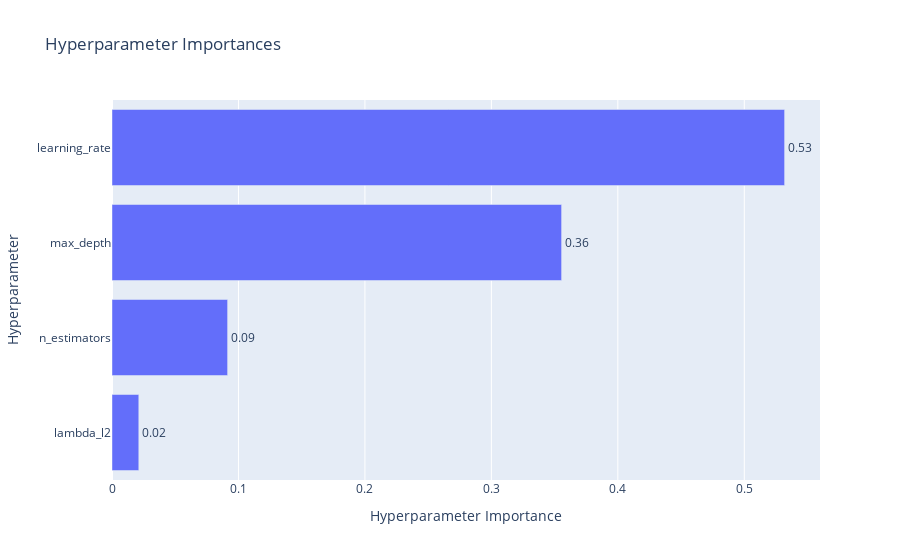

Notebook cell for this chart:
### Code cell
optuna.visualization.plot_param_importances(study)

### Figure 1 — Plotly figure (JSON) as saved in the notebook; plotly's stock layout.template omitted (floating-point values rounded to 4 significant figures)
{"data": [{"cliponaxis": false, "hovertemplate": ["lambda_l2 (FloatDistribution): 0.021185249240083352<extra></extra>", "n_estimators (IntDistribution): 0.09141609393357238<extra></extra>", "max_depth (IntDistribution): 0.35552606998757647<extra></extra>", "learning_rate (FloatDistribution): 0.5318725868387678<extra></extra>"], "name": "Objective Value", "orientation": "h", "text": ["0.02", "0.09", "0.36", "0.53"], "textposition": "outside", "type": "bar", "x": [0.02119, 0.09142, 0.3555, 0.5319], "y": ["lambda_l2", "n_estimators", "max_depth", "learning_rate"]}], "layout": {"title": {"text": "Hyperparameter Importances"}, "xaxis": {"title": {"text": "Hyperparameter Importance"}}, "yaxis": {"title": {"text": "Hyperparameter"}}}}
